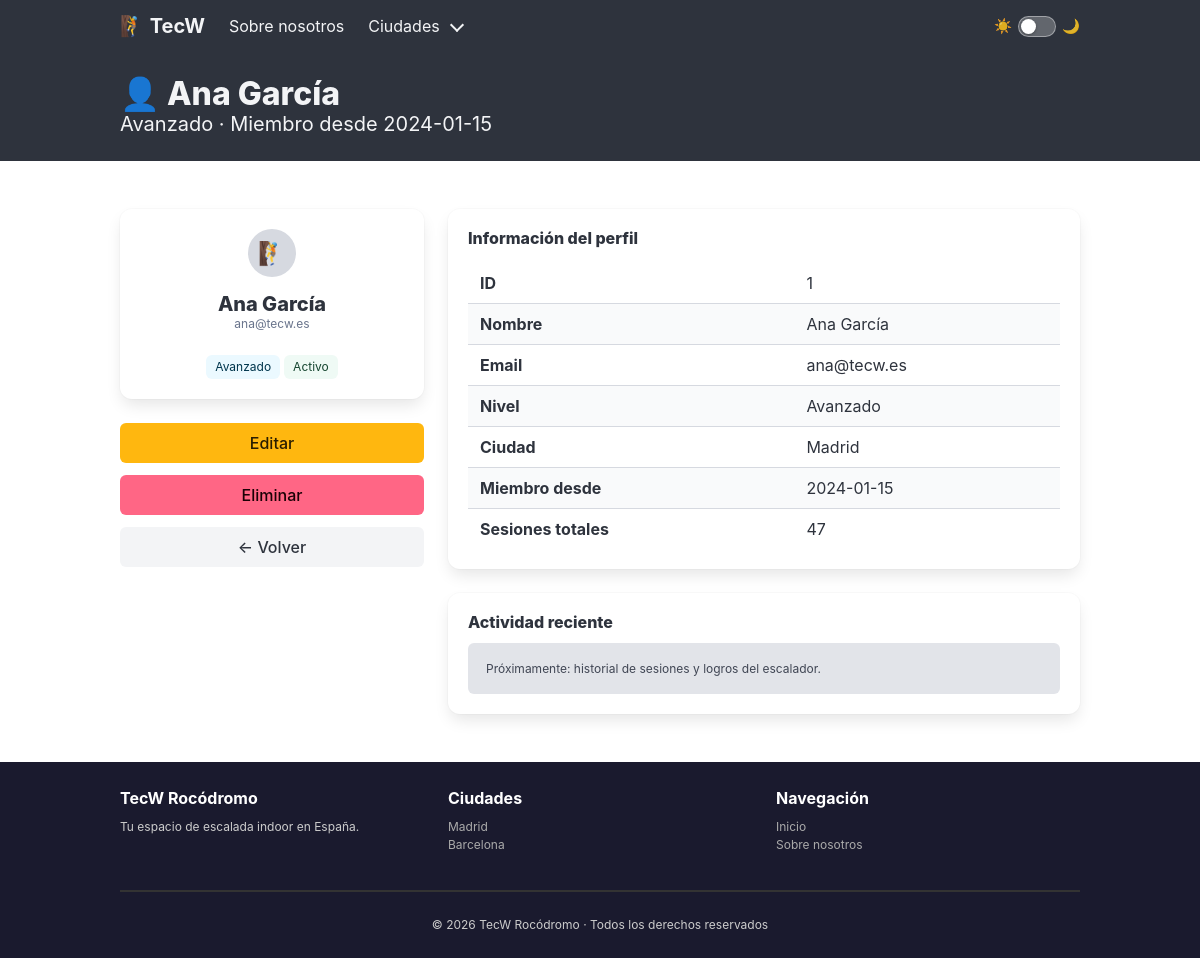
Page /users/1 on the committed database.
### tecw_02_flask/app/models/users.py (models this page shows, shortened)
class User(db.Model):
    __tablename__ = "users"
    id           = db.Column(db.Integer, primary_key=True)
    name         = db.Column(db.String(100), nullable=False)
    email        = db.Column(db.String(120), unique=True, nullable=False)
    avatar       = db.Column(db.String(10), default="🧗")
    level        = db.Column(db.String(20), nullable=False)  # Principiante / Intermedio / Avanzado / Experto
    city         = db.Column(db.String(50), nullable=False)
    member_since = db.Column(db.String(10), nullable=False)  # YYYY-MM-DD
    sessions     = db.Column(db.Integer, default=0)
    active       = db.Column(db.Boolean, default=True)
    picture      = db.Column(db.String(200), nullable=True)

### tecw_02_flask/app/blueprints/users.py (the view)
@users_bp.route('/<int:users_id>')
@load_user
def get_user_by_id(user):
    return render_template('users/user_detail.html', user=user)

### tecw_02_flask/app/app.py (called while the page is built)
@app.before_request
def before_request():
    log = f"Request: {request.method} {request.path}"
    logging.debug(log)

### tecw_02_flask/app/blueprints/users.py (called while the page is built)
@users_bp.after_request
def add_total_users_header(response):
    response.headers['X-Total-Users'] = User.query.count()
    return response

def load_user(f):
    @wraps(f)
    def decorated_function(*args, **kwargs):
        users_id = kwargs.pop('users_id', None)
        if users_id is not None:
            user = User.query.get(users_id)
            if user is None:
                abort(404)
            kwargs['user'] = user
        return f(*args, **kwargs)
    return decorated_function

### tecw_02_flask/app/templates/users/user_detail.html (shortened to what this page needs)
{% extends 'common/layouts/main_layout.html' %}
{% block content %}
<section class="hero is-dark is-small">
    <div class="hero-body">
        <div class="container">
            <p class="title">👤 {{ user.name }}</p>
            <p class="subtitle">{{ user.level }} · Miembro desde {{ user.member_since }}</p>
        </div>
    </div>
</section>
<section class="section">
    <div class="container">
        <div class="columns">
            <div class="column is-4">
                <div class="box has-text-centered">
                    <div class="is-flex is-justify-content-center mb-4">
                        {% if user.picture %}
                        <div class="has-background-grey-lighter is-flex is-align-items-center is-justify-content-center"
                             style="width:48px;height:48px;border-radius:50%;font-size:1.4rem;">
                            <img src="/images/{{ user.picture }}"/>
                        </div>
                        {% else %}
                        <div class="has-background-grey-lighter is-flex is-align-items-center is-justify-content-center"
                             style="width:48px;height:48px;border-radius:50%;font-size:1.4rem;">
                            {{ user.avatar }}
                        </div>
                        {% endif %}
                    </div>
                    <p class="title is-5">{{ user.name }}</p>
                    <p class="subtitle is-7 has-text-grey">{{ user.email }}</p>
                    <div class="tags is-centered">
                        <span class="tag is-info is-light">{{ user.level }}</span>
                        {% if user.active %}
                        <span class="tag is-success is-light">Activo</span>
                        {% else %}
                        <span class="tag is-danger is-light">Inactivo</span>
                        {% endif %}
                    </div>
                </div>
                <div class="buttons">
                    <a class="button is-warning is-fullwidth" href="/users/{{ user.id }}/edit">Editar</a>
                    <button class="button is-danger is-fullwidth"
                            onclick="document.getElementById('modal-delete').classList.add('is-active')">Eliminar
                    </button>
                    <a class="button is-light is-fullwidth" href="/users">← Volver</a>
                </div>
            </div>
            <div class="column is-8">
                <div class="box">
                    <p class="title is-6 mb-4">Información del perfil</p>
                    <table class="table is-fullwidth is-striped">
                        <tbody>
                        <tr>
                            <th>ID</th>
                            <td>{{ user.id }}</td>
                        </tr>
                        <tr>
                            <th>Nombre</th>
                            <td>{{ user.name }}</td>
                        </tr>
                        <tr>
                            <th>Email</th>
                            <td>{{ user.email }}</td>
                        </tr>
                        <tr>
                            <th>Nivel</th>
                            <td>{{ user.level }}</td>
                        </tr>
                        <tr>
                            <th>Ciudad</th>
                            <td>{{ user.city }}</td>
                        </tr>
                        <tr>
                            <th>Miembro desde</th>
                            <td>{{ user.member_since }}</td>
                        </tr>
                        <tr>
                            <th>Sesiones totales</th>
                            <td>{{ user.sessions }}</td>
                        </tr>
                        </tbody>
                    </table>
                </div>
                <div class="box">
                    <p class="title is-6 mb-3">Actividad reciente</p>
                    <div class="notification is-light is-size-7">
                        Próximamente: historial de sesiones y logros del escalador.
                    </div>
                </div>
            </div>
        </div>
    </div>
</section>
{% endblock %}

### tecw_02_flask/app/public/stylesheets/main.css (style rules this page uses)
:root { --bg: #ffffff; --bg-alt: #f5f5f5; --bg-card: #ffffff; --bg-card-head: #fafafa; --text: #363636; --text-muted: #6b6b6b; --border: #dbdbdb; --hr: #dbdbdb; --notif-plain-bg: #f0f0f0; --notif-plain-text: #363636; --notif-info-bg: #ebf5fb; --notif-info-text: #1b4f72; --notif-ok-bg: #eafaf1; --notif-ok-text: #145a32; --table-stripe: #fafafa; --footer-bg: #1a1a2e; --footer-text: #cccccc; --footer-link: #aaaaaa; --switch-track: rgba(255, 255, 255, 0.25); --switch-border: rgba(255, 255, 255, 0.4); }
html { scroll-behavior: smooth; }
body { background-color: var(--bg); color: var(--text); transition: background-color 0.2s, color 0.2s; }

### rows in the picture
User: name "Ana García", level "Avanzado", member_since "2024-01-15", avatar "🧗", email "ana@tecw.es", id "1", city "Madrid", sessions "47"
